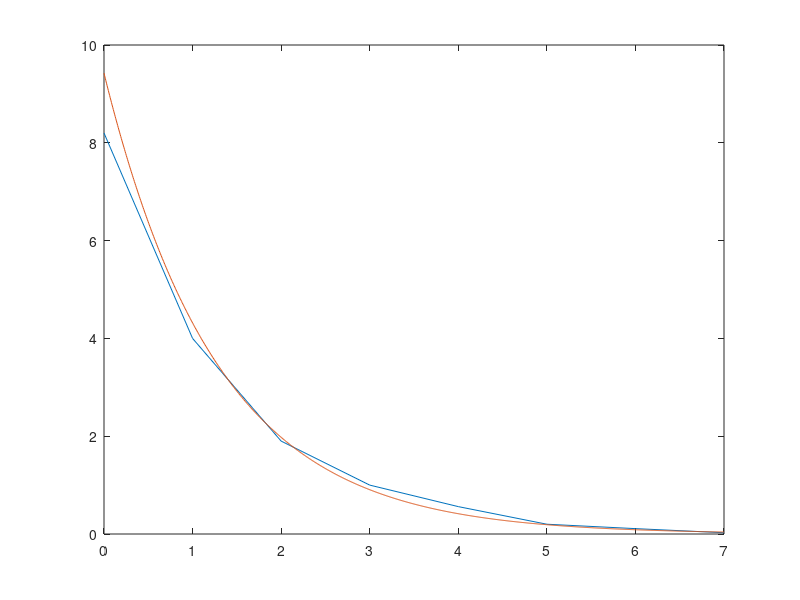

Recreate this plot in MATLAB.
format short
t=[0,1,2,3,4,5,6,7];
f=[8.2,4,1.9,1,0.56,0.2,0.11,0.026];
baza0=[1,1,1,1,1,1,1,1];
baza1=t;
baza0
baza1
lnf=log(f);
A=[baza0*baza0' baza1*baza0'
   baza0*baza1' baza1*baza1']
d=[lnf*baza0'
   lnf*baza1']
koef=A\d
a=exp(koef(1));
b=koef(2);
x=linspace(0,7,1000);
y=a*exp(b*x)
plot(t,f,x,y)